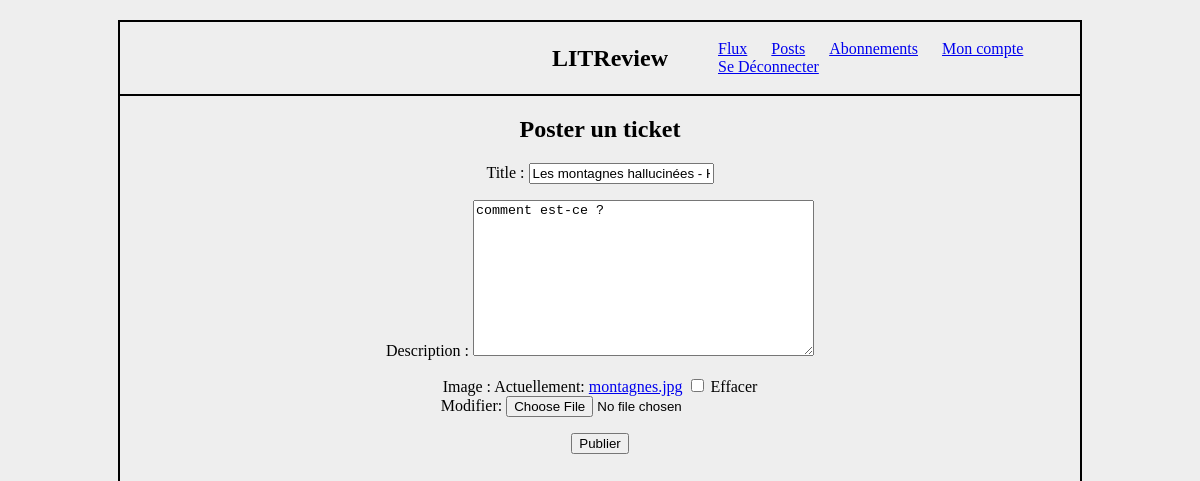
Before: /edit_ticket/18/ (signed in) with the older database file.
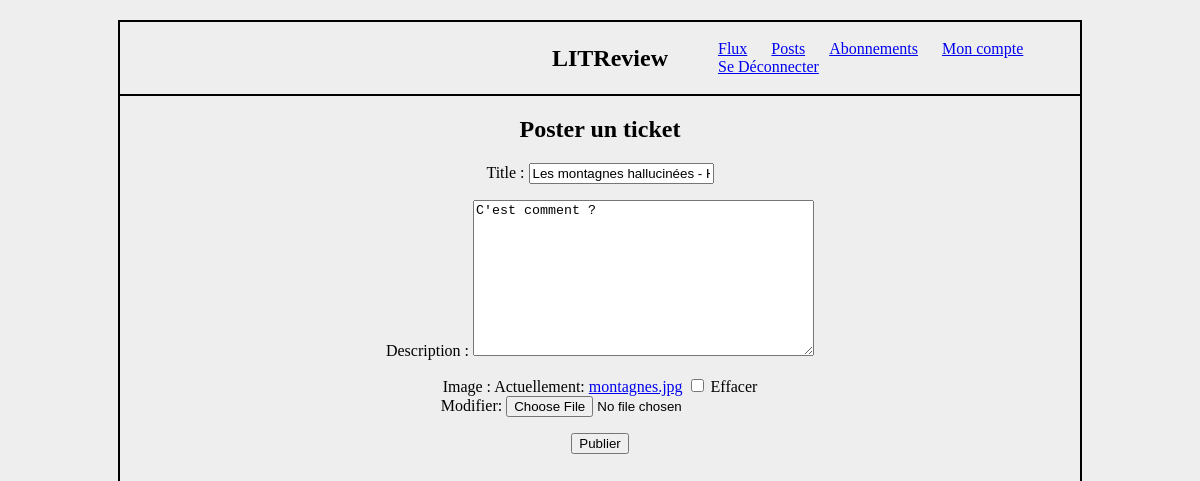
After: the same page with the newer database file.
### review/models.py (models this page shows, shortened)
class Ticket(models.Model):
    title = models.CharField(max_length=128)
    description = models.TextField(max_length=2048, blank=True)
    user = models.ForeignKey(to=settings.AUTH_USER_MODEL,
                             on_delete=models.CASCADE)
    image = models.ImageField(null=True, blank=True)
    time_created = models.DateTimeField(auto_now_add=True)
    reviewed = models.BooleanField(default=False)
    IMAGE_MAX_SIZE = (150, 150)

### review/views.py (the view)
# urls.py: path('edit_ticket/<int:ticket_id>/', review.views.edit_ticket,
@login_required
def edit_ticket(request, ticket_id):
    ticket = models.Ticket.objects.get(id=ticket_id)
    edit_form = forms.TicketForm(instance=ticket)
    if request.method == 'POST':
        edit_form = forms.TicketForm(request.POST, instance=ticket)
        if edit_form.is_valid():
            edit_form.save()
            return redirect('posts')
    context = {'ticket_form': edit_form}
    return render(request, 'review/create_ticket.html', context)

### review/forms.py
class TicketForm(forms.ModelForm):
    post_ticket = forms.BooleanField(widget=forms.HiddenInput, initial=True)
    class Meta:
        model = models.Ticket
        fields = ['title', 'description', 'image']

### review/templates/review/create_ticket.html (shortened to what this page needs)
{% extends 'base.html' %}
{% block content %}
<h2>Poster un ticket</h2>
<form method="post" enctype="multipart/form-data">
    {{ ticket_form.as_p }}
    <button type="submit">Publier</button>
</form>
{% endblock %}

Changed rows visible on the page:
changed Ticket "Les montagnes hallucinées - H.P Lovecraft": description "comment est-ce ?" → "C'est comment ?"
